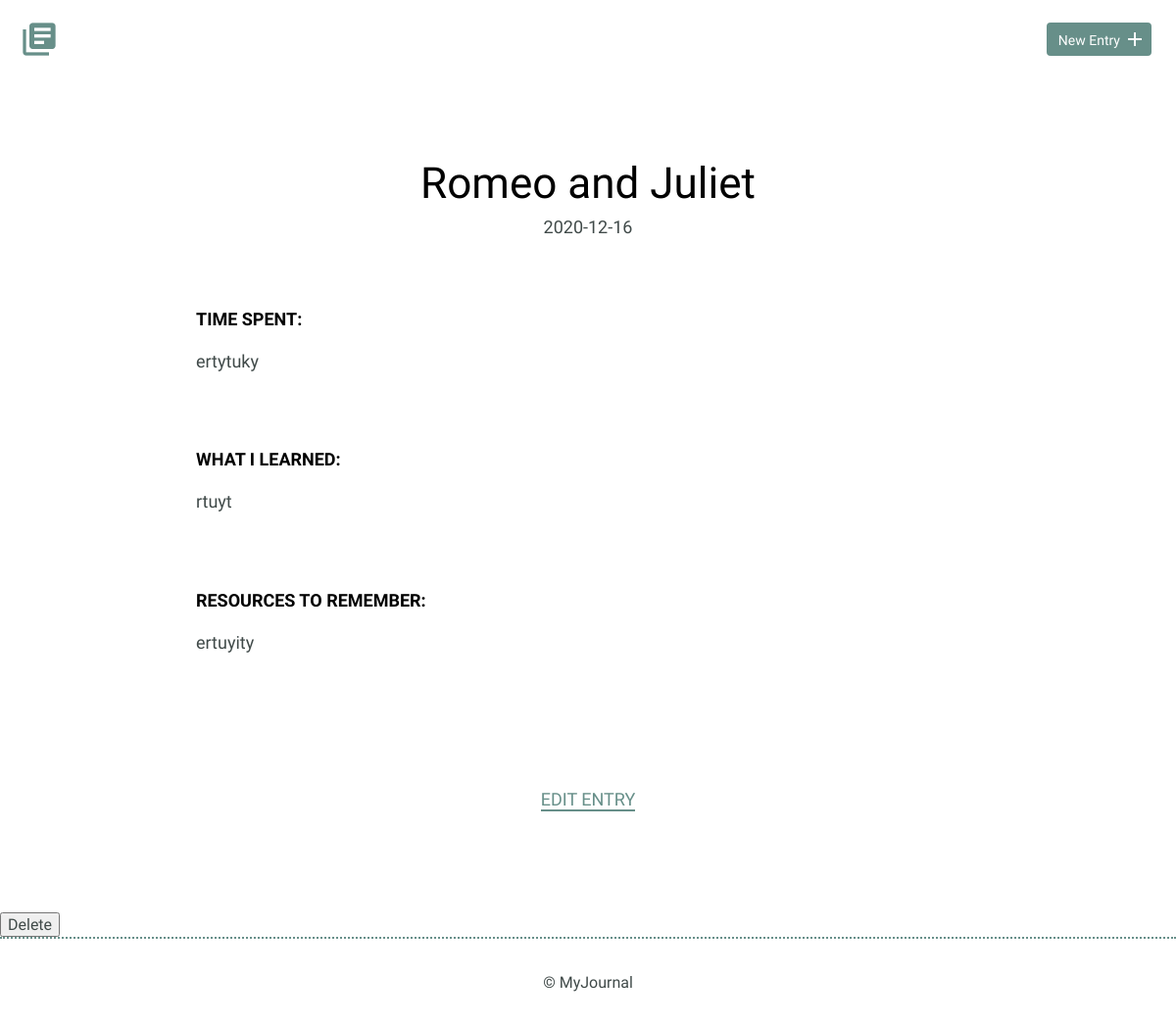
The page /detail.php?id=5 on the database its author committed.
### tables this page shows
CREATE TABLE "entries" (
	`id`	INTEGER,
	`title`	TEXT,
	`date`	TEXT,
	`time_spent`	INTEGER,
	`learned`	BLOB,
	`resources`	BLOB,
	PRIMARY KEY(`id`)
);

### inc/functions.php (called while the page is built, shortened)
<?php
function get_one_entry($id) {
    include "connection.php";
    $sql = 'SELECT title, date, time_spent, learned, resources FROM entries WHERE id = ?';
    try {
        $results = $db->prepare($sql);
        $results->bindValue(1, $id, PDO::PARAM_INT);
        $results->execute();
    } catch (Exception $e) {
        echo "Error Message - " . $e->getMessage() . "</br>";
        return false;
    }
    $entry = $results->fetch(PDO::FETCH_ASSOC);
    return $entry;
}

### detail.php (the view, shortened to what this page needs)
<?php
    include "inc/functions.php";
    if(isset($_GET["id"])) {
        $id = filter_input(INPUT_GET,"id",FILTER_SANITIZE_NUMBER_INT);
        $entry = get_one_entry($id);
    }
    include "inc/header.php";?>
        <section>
            <div class="container">
                <div class="entry-list single">
                    <article>
                        <h1><?php echo $entry['title'] ?></h1>
                        <time datetime="<?php echo $entry['date'] ?>"><?php echo $entry['date'] ?></time>
                        <div class="entry">
                            <h3>Time Spent: </h3>
                            <p><?php echo $entry['time_spent'] ?></p>
                        </div>
                        <div class="entry">
                            <h3>What I Learned:</h3>
                            <p><?php echo $entry['learned'] ?></p>
                        </div>
                        <div class="entry">
                            <h3>Resources to Remember:</h3>
                            <p><?php echo $entry['resources'] ?></p>
                        </div>
                    </article>
                </div>
            </div>
            <div class="edit">
                <p><a href="edit.php?id=<?php echo $id ?>">Edit Entry</a></p>
            </div>
            <div class="delete">
                <form method="post">
                    <input type="submit" value="Delete">
                </form>
            </div>
        </section>
    <?php include "inc/footer.php"; ?>

### css/site.css (style rules this page uses)
body { font-size: 16px; color: #404a49; font-family: 'Cousine', serif; font-weight: 400; }
.container { margin: 0 auto; padding: 0 25px; }
h1, h2, h3 { margin: 0; font-weight: 400; line-height: 1em; color: #000; }
h1 { font-size: 44px; margin-bottom: 12px; }
h3 { font-size: 18px; font-family: 'Work Sans', serif; font-weight: 600; text-transform: uppercase; }
p { line-height: 1.8em; font-size: 18px; }
p a { border-bottom: 2px solid #678f89; padding: 0; color: #678f89; text-decoration: none; }
.entry-list, .edit-entry, .new-entry { max-width: 800px; margin: 0 auto; padding: 70px 0 150px 0; }
.entry-list article { margin-bottom: 70px; text-align: center; }
.entry-list article:last-child { margin-bottom: 0; }
.entry-list.single { padding-bottom: 70px; }
.entry-list.single time { font-size: 18px; }
.entry { max-width: 800px; margin: 75px auto 0 auto; text-align: left; }
.entry p { margin-bottom: 40px; }
.edit { padding-bottom: 80px; text-align: center; margin: 0 auto; }
.edit a { font-weight: 400; text-transform: uppercase; font-size: 18px; }
input[type=submit] { margin-right: 5px; }

### rows shown on the page
entries: title "Romeo and Juliet", date "2020-12-16", time_spent "ertytuky", learned "rtuyt", resources "ertuyity"
